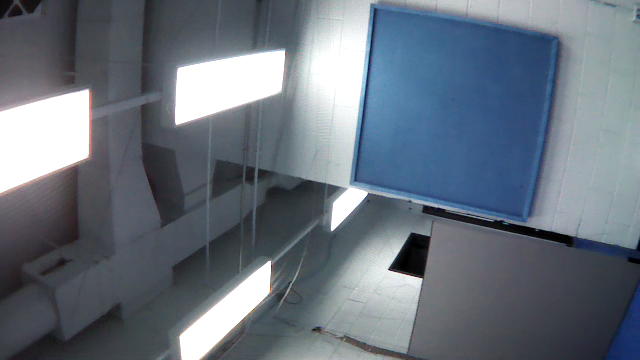
#> input picture media/EnvironmentImages/Image0004.png, 640 x 360 px
$ python -i icarus_helper.py   (imports and definitions only)
#> lines starting #> are read from the running program, lines starting #| are printed output that depends on the picture; after the words box and inside, x2 and y2 are one past the last pixel; in counts of white or black regions, pixels touching at a corner belong together
#> further down, picture is the input picture: shape (360, 640, 3); mean B, G, R 125, 113.8, 103.9
import struct,array,time,os,sys,math,string
import cv2
import numpy as np

def preprocess(orig_image):

	filter = np.uint8([[[0,0,255]]])
	height,width = orig_image.shape[:2]
#> height = 360; width = 640
	new_image = np.zeros((height,width,3),np.uint8)
	proc_image = cv2.cvtColor(orig_image,cv2.COLOR_BGR2HSV)
#> proc_image: shape (360, 640, 3); mean H, S, V 98.8, 49.3, 125.4
	proc_image = proc_image * filter
#> proc_image: shape (360, 640, 3); mean H, S, V 0, 0, 130.5
	proc_image = cv2.cvtColor(proc_image,cv2.COLOR_BGR2GRAY)
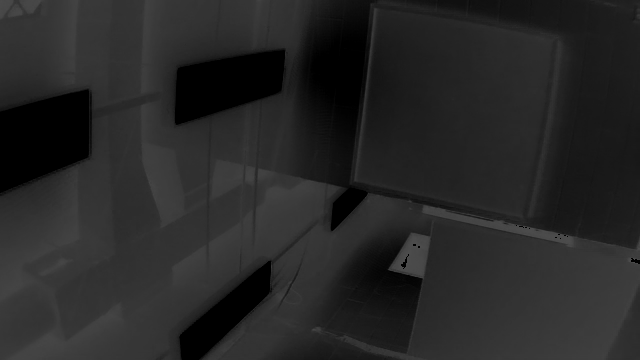
#> proc_image: shape (360, 640); min 0, max 76, mean 39
	#proc_image = cv2.equalizeHist(proc_image)
	(thresh,thresh_image) = cv2.threshold(proc_image,50,255,cv2.THRESH_BINARY_INV)
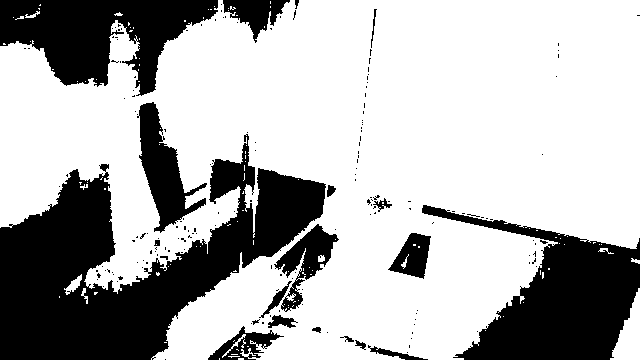
#> thresh_image: shape (360, 640); 69.6% white; 179 black regions (159 under 20 px), largest, box (x1, y1, x2, y2) and area: (0, 134, 326, 360) 32479, (422, 205, 640, 360) 15262, (0, 0, 218, 96) 11673
	#new_image[...,0] = thresh_image * orig_image[...,0]
	new_image[...,1] = thresh_image * orig_image[...,1]
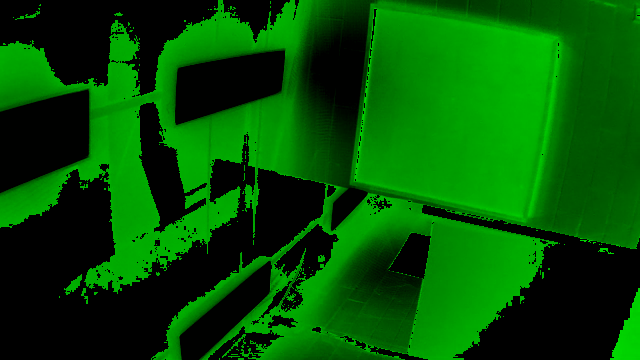
#> new_image: shape (360, 640, 3); mean B, G, R 0, 82.7, 0
	new_image[...,2] = thresh_image * orig_image[...,2]
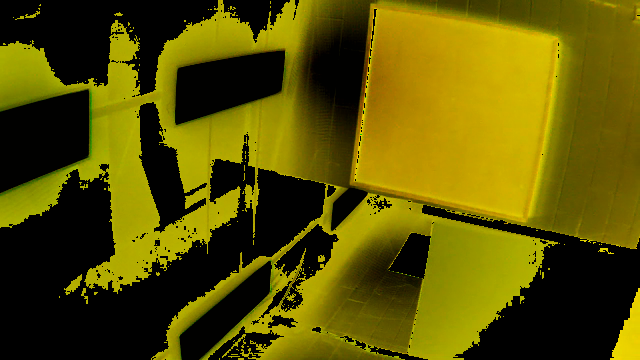
#> new_image: shape (360, 640, 3); mean B, G, R 0, 82.7, 91.5
	new_image = cv2.cvtColor(new_image,cv2.COLOR_BGR2GRAY)
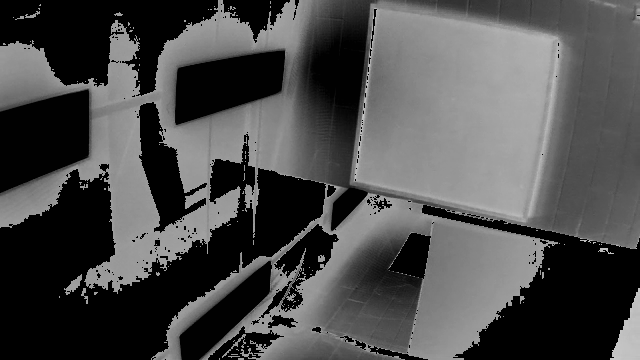
#> new_image: shape (360, 640); min 0, max 200, mean 75.9
	new_image = cv2.resize(new_image,None,fx=.5,fy=.5)
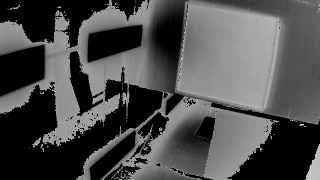
#> new_image: shape (180, 320); min 0, max 200, mean 76
	#RESIZEFACTOR = 0.05
	return new_image
class train_item:
	def __init__(self,trainclass,trainindex,trainpath,traincenterx,traincentery,trainorigimage,trainprocimage):
		self.trainclass = trainclass
		self.trainindex = trainindex
		self.trainpath = trainpath
		self.traincenterx = traincenterx
		self.traincentery = traincentery
		self.trainorigimage = trainorigimage
		self.trainprocimage = trainprocimage

>>> import cv2
>>> picture = cv2.imread('../media/EnvironmentImages/Image0004.png')
>>> result = preprocess(picture)

$ run again, on media/EnvironmentImages/Image0027.png
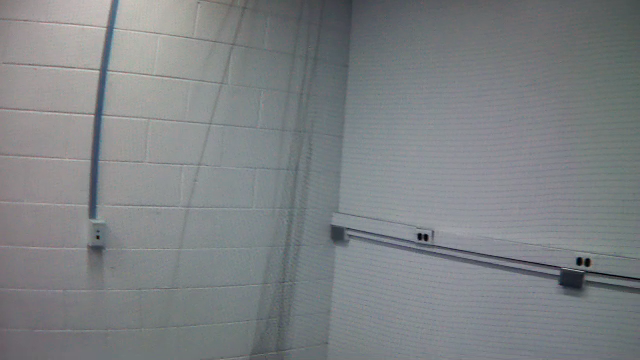
#> input picture media/EnvironmentImages/Image0027.png, 640 x 360 px
#> picture is the input picture: shape (360, 640, 3); mean B, G, R 132, 129.5, 125.6
#> in preprocess, `(thresh,thresh_image) = cv2.threshold(proc_image,50,255,cv2.THRESH_BIN..`:
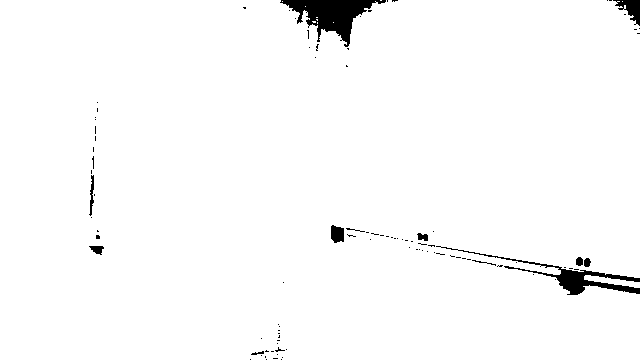
#> thresh_image: shape (360, 640); 98% white; 98 black regions (86 under 20 px), largest, box (x1, y1, x2, y2) and area: (280, 0, 386, 47) 2033, (436, 246, 640, 295) 1355, (613, 0, 640, 26) 337
#> in preprocess, `new_image = cv2.cvtColor(new_image,cv2.COLOR_BGR2GRAY)`:
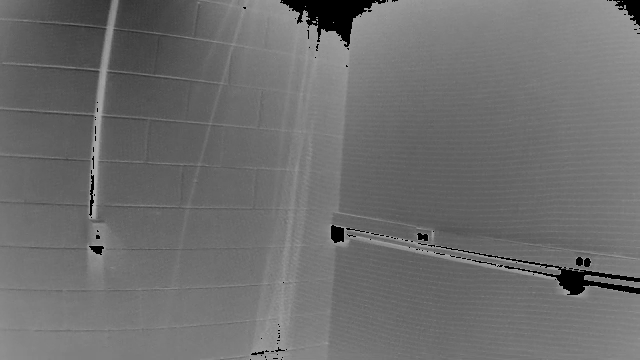
#> new_image: shape (360, 640); min 0, max 174, mean 109.9

$ run again, on media/EnvironmentImages/Image0045.png
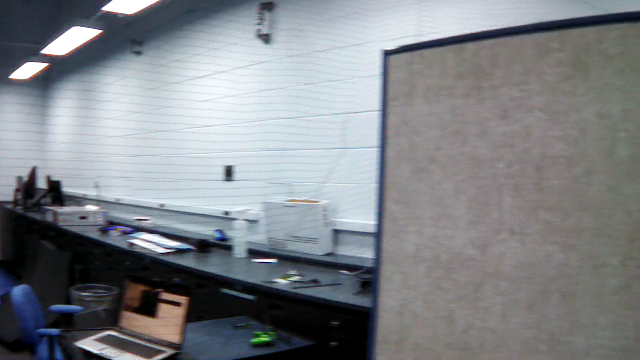
#> input picture media/EnvironmentImages/Image0045.png, 640 x 360 px
#> picture is the input picture: shape (360, 640, 3); mean B, G, R 136, 131.5, 127.6
#> in preprocess, `(thresh,thresh_image) = cv2.threshold(proc_image,50,255,cv2.THRESH_BIN..`:
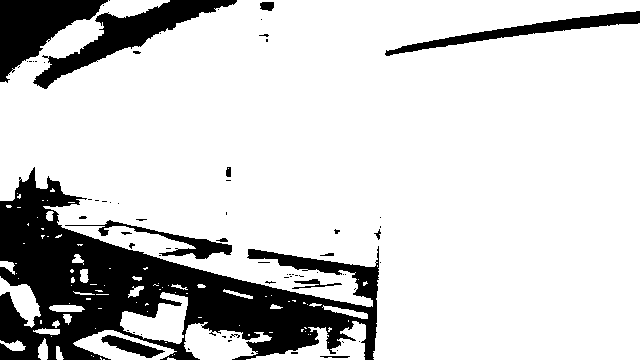
#> thresh_image: shape (360, 640); 81.3% white; 69 black regions (52 under 20 px), largest, box (x1, y1, x2, y2) and area: (0, 167, 379, 360) 29454, (33, 0, 237, 89) 4459, (0, 0, 108, 83) 4310
#> in preprocess, `new_image = cv2.resize(new_image,None,fx=.5,fy=.5)`:
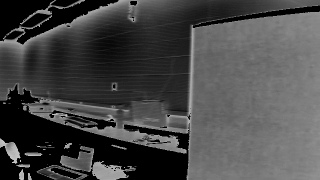
#> new_image: shape (180, 320); min 0, max 200, mean 71.4
